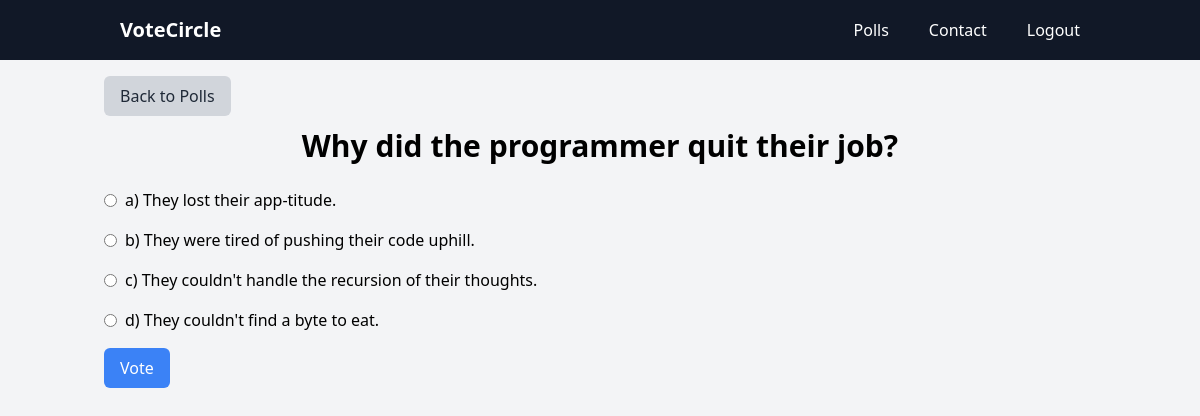
The app's page /Polls4/ with its own data.
### Polls/models.py (models this page shows, shortened)
class Question(models.Model):
	question_text = models.CharField(max_length = 200)
	pub_date = models.DateTimeField('date published')

class Choice(models.Model):
	question = models.ForeignKey(Question, on_delete = models.CASCADE)
	choice_text = models.CharField(max_length = 200)
	votes = models.IntegerField(default = 0)

### Polls/views.py (the view)
# urls.py: path('<int:question_id>/', views.detail, name ='detail'),
def detail(request, question_id):
	try:
		question = Question.objects.get(pk = question_id)
	except Question.DoesNotExist:
		raise Http404("Question does not exist")
	return render(request, 'detail.html', {'question': question})

### templates/detail.html (shortened to what this page needs)
<!DOCTYPE html>
<html lang="en">
<head>
    <link rel="stylesheet" href="https://unpkg.com/tailwindcss@^2/dist/tailwind.min.css">
</head>
<body class="bg-gray-100">
    {%include 'navbar.html'%}
    <div class="container mx-auto p-4">
        <a href="{% url 'polls:index' %}" class="inline-block mb-3 px-4 py-2 bg-gray-300 hover:bg-gray-400 text-gray-800 rounded-md">Back to Polls</a>
        <h1 class="text-center text-3xl font-bold mb-6">{{ question.question_text }}</h1>
        <form action="{% url 'polls:vote' question.id %}" method="post">
            {% for choice in question.choice_set.all %}
            <div class="mb-4 flex items-center">
                <input type="radio" name="choice" id="choice{{ forloop.counter }}" class="mr-2" value="{{ choice.id }}">
                <label for="choice{{ forloop.counter }}">{{ choice.choice_text }}</label>
            </div>
            {% endfor %}
            <button type="submit" class="bg-blue-500 hover:bg-blue-600 text-white px-4 py-2 rounded-md">Vote</button>
        </form>
    </div>
</body>
</html>

### records on screen
Question: question_text "Why did the programmer quit their job?"
Choice: choice_text "a) They lost their app-titude."
Choice: choice_text "b) They were tired of pushing their code uphill."
Choice: choice_text "c) They couldn't handle the recursion of their thoughts."
Choice: choice_text "d) They couldn't find a byte to eat."
